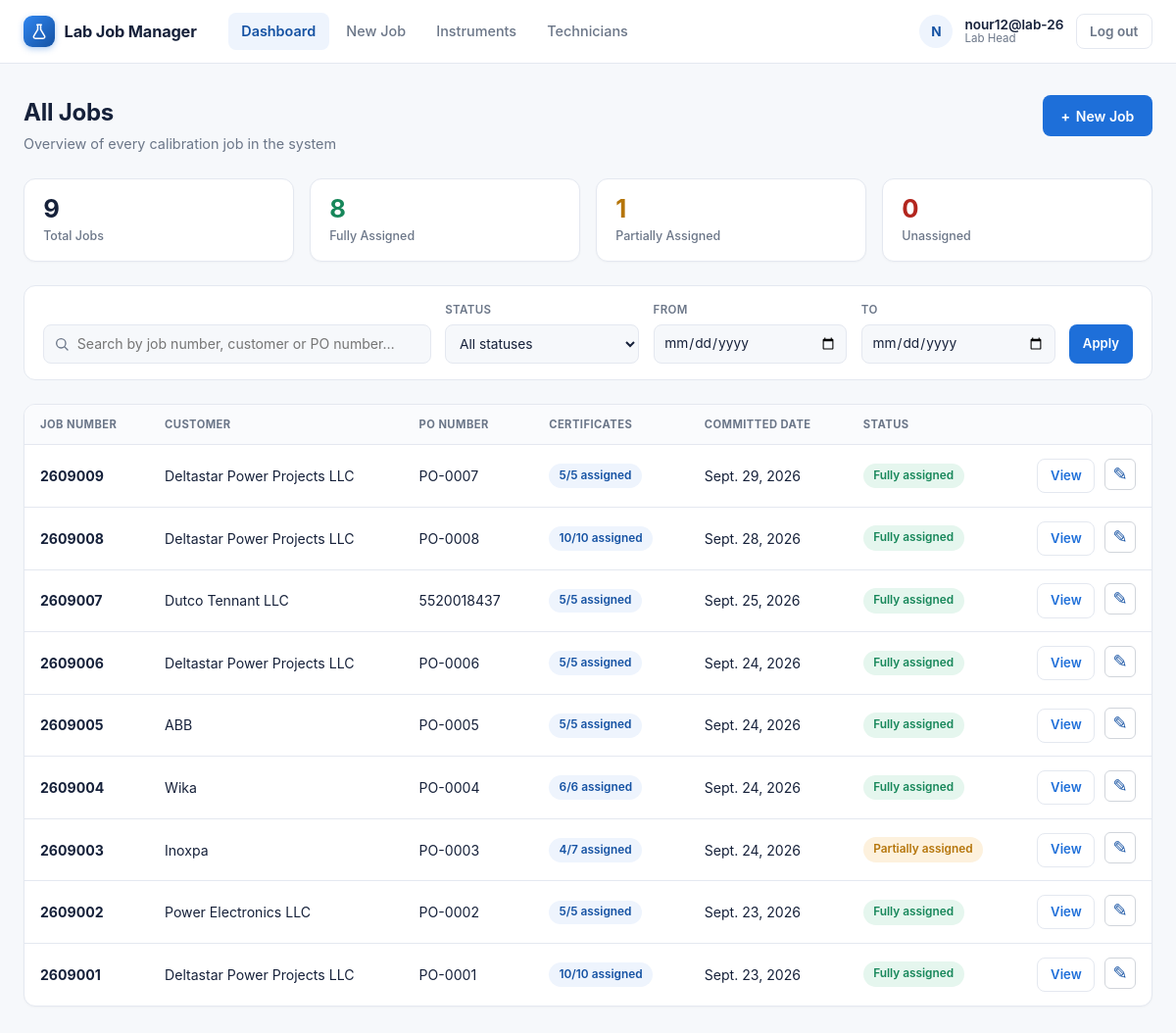
The page / (signed in) on the database as committed earlier.
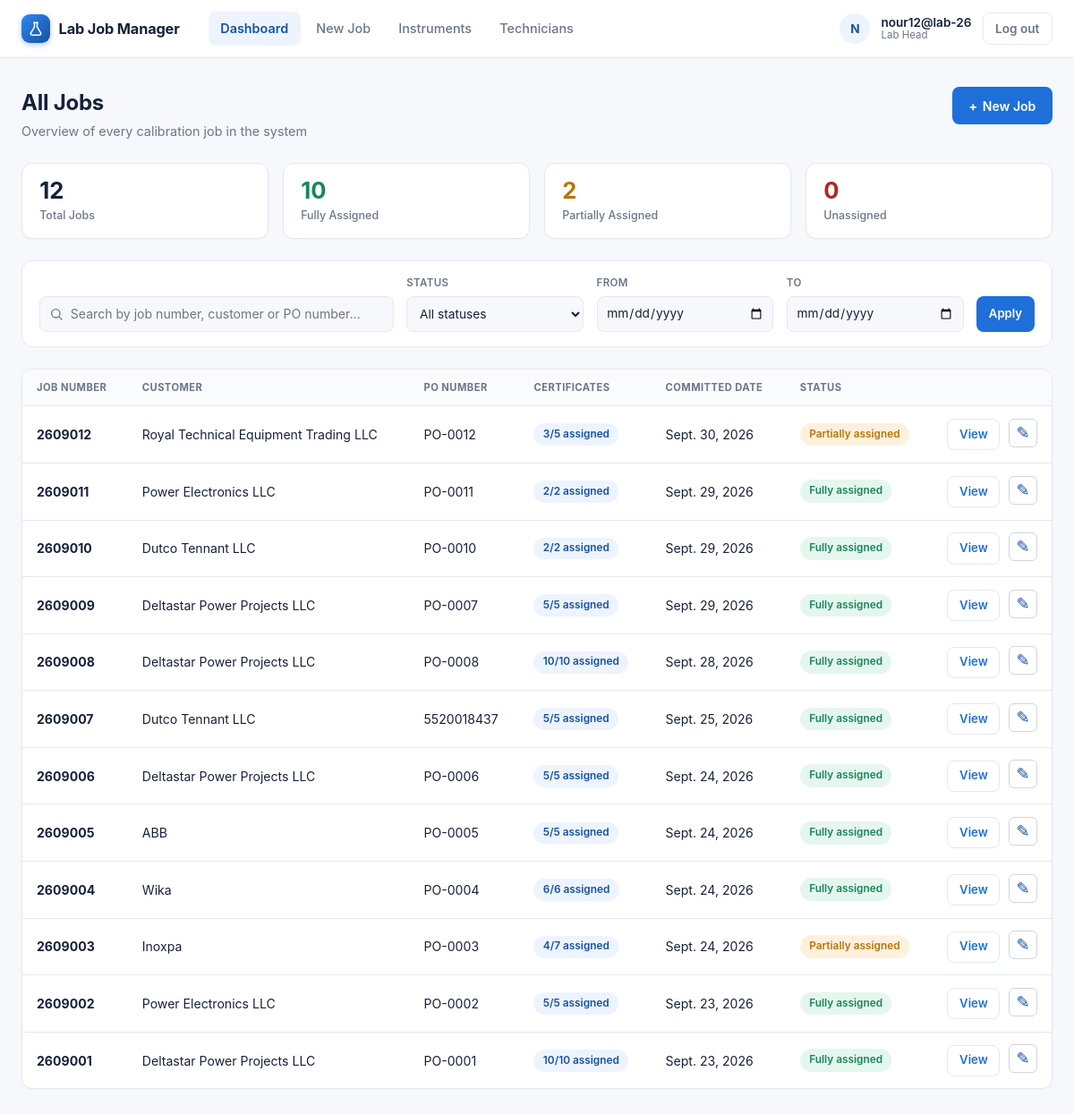
The same page on the database as committed later.
### labmanager/models.py (models this page shows, shortened)
class User(AbstractUser):
    class Role(models.TextChoices):
        LAB_HEAD = "head", "Lab Head"
        TECHNICIAN = "technician", "Lab Technician"
    role = models.CharField(max_length=20, choices=Role.choices, default=Role.LAB_HEAD)
    @property
    def is_lab_head(self):
        return self.role == self.Role.LAB_HEAD

class Job(models.Model):
    job_number = models.CharField(max_length=20, unique=True, editable=False)
    customer_name = models.CharField(max_length=200)
    customer_address = models.TextField(blank=True)
    po_number = models.CharField(max_length=100)
    quantity = models.PositiveIntegerField(help_text="Total number of certificates for this job")
    committed_date = models.DateField(null=True, blank=True)
    created_by = models.ForeignKey(User, on_delete=models.PROTECT, related_name="jobs_created")
    created_at = models.DateTimeField(auto_now_add=True)
    class Meta:
        ordering = ["-created_at"]
    @property
    def certificates_assigned_count(self):
        return sum(li.quantity for li in self.line_items.all())

class JobLineItem(models.Model):
    job = models.ForeignKey(Job, on_delete=models.CASCADE, related_name="line_items")
    instrument = models.ForeignKey(Instrument, on_delete=models.PROTECT, related_name="line_items")
    model = models.CharField(max_length=150, blank=True)
    range_from = models.DecimalField(max_digits=12, decimal_places=2, null=True, blank=True)
    range_to = models.DecimalField(max_digits=12, decimal_places=2, null=True, blank=True)
    unit = models.CharField(max_length=50, blank=True, null=True, choices=UNIT_CHOICES)
    quantity = models.PositiveIntegerField(default=1)
    assigned_to = models.ForeignKey(User, on_delete=models.PROTECT,  related_name="assigned_line_items", limit_choices_to={"role": User.Role.TECHNICIAN},)
    calibration_points = models.PositiveIntegerField(default=1)
    calibration_validity_value = models.PositiveIntegerField(
        null=True,
        blank=True,
        verbose_name="Calibration Validity",
    )
    calibration_validity_unit = models.CharField(
        max_length=10,
        choices=CALIBRATION_VALIDITY_UNIT_CHOICES,
        default="years",
        blank=True,
    )
    reference_procedure = models.CharField(max_length=150, blank=True, choices=REFERENCE_PROCEDURE_CHOICES)

### labmanager/views.py (the view)
# urls.py: path("", views.dashboard, name="dashboard"),
@login_required
def dashboard(request):
    if request.user.is_lab_head:
        jobs = Job.objects.all()
    else:
        jobs = Job.objects.filter(line_items__assigned_to=request.user).distinct()
    search_query = request.GET.get("q", "").strip()
    status_filter = request.GET.get("status", "").strip()
    date_from = request.GET.get("date_from", "").strip()
    date_to = request.GET.get("date_to", "").strip()
    if search_query:
        jobs = jobs.filter(
            Q(job_number__icontains=search_query)
            | Q(customer_name__icontains=search_query)
            | Q(po_number__icontains=search_query)
        )
    if date_from:
        jobs = jobs.filter(committed_date__gte=date_from)
    if date_to:
        jobs = jobs.filter(committed_date__lte=date_to)
    jobs = jobs.distinct()
    jobs_list = list(jobs)
    complete_count = 0
    partial_count = 0
    unassigned_count = 0
    for job in jobs_list:
        assigned = job.certificates_assigned_count
        job.assignment_percent = int(round((assigned / job.quantity) * 100)) if job.quantity else 0
        if assigned <= 0:
            job.assignment_status = "unassigned"
            unassigned_count += 1
        elif assigned < job.quantity:
            job.assignment_status = "partial"
            partial_count += 1
        else:
            job.assignment_status = "complete"
            complete_count += 1
    if status_filter in ("complete", "partial", "unassigned"):
        jobs_list = [j for j in jobs_list if j.assignment_status == status_filter]
    context = {
        "jobs": jobs_list,
        "search_query": search_query,
        "status_filter": status_filter,
        "date_from": date_from,
        "date_to": date_to,
        "total_jobs": len(jobs_list) if not status_filter else (complete_count + partial_count + unassigned_count),
        "complete_count": complete_count,
        "partial_count": partial_count,
        "unassigned_count": unassigned_count,
    }
    return render(request, "labmanager/dashboard.html", context)

### labmanager/templates/labmanager/dashboard.html (shortened to what this page needs)
{% extends "labmanager/base.html" %}
{% block content %}
<div class="dash-page">
    <div class="dash-header">
        <div>
            <h1>{% if user.is_lab_head %}All Jobs{% else %}My Assigned Jobs{% endif %}</h1>
            <p class="dash-sub">
                {% if user.is_lab_head %}
                    Overview of every calibration job in the system
                {% else %}
                    Jobs with instruments currently assigned to you
                {% endif %}
            </p>
        </div>
        {% if user.is_lab_head %}
            <a class="dash-btn dash-btn-primary" href="{% url 'job_create' %}">
                <span class="dash-btn-icon">+</span> New Job
            </a>
        {% endif %}
    </div>
    <div class="dash-stats">
        <div class="dash-stat">
            <span class="dash-stat-value">{{ total_jobs }}</span>
            <span class="dash-stat-label">Total Jobs</span>
        </div>
        <div class="dash-stat">
            <span class="dash-stat-value dash-stat-complete">{{ complete_count }}</span>
            <span class="dash-stat-label">Fully Assigned</span>
        </div>
        <div class="dash-stat">
            <span class="dash-stat-value dash-stat-partial">{{ partial_count }}</span>
            <span class="dash-stat-label">Partially Assigned</span>
        </div>
        <div class="dash-stat">
            <span class="dash-stat-value dash-stat-unassigned">{{ unassigned_count }}</span>
            <span class="dash-stat-label">Unassigned</span>
        </div>
    </div>
    <form method="get" class="dash-toolbar">
        <div class="dash-search">
            <input
                type="text"
                name="q"
                value="{{ search_query }}"
                placeholder="Search by job number, customer or PO number…"
                autocomplete="off"
            >
        </div>
        <div class="dash-filter-group">
            <label class="dash-filter-label" for="dash-status">Status</label>
            <select id="dash-status" name="status">
                <option value="" {% if not status_filter %}selected{% endif %}>All statuses</option>
            </select>
        </div>
        <div class="dash-filter-group">
            <label class="dash-filter-label" for="dash-date-from">From</label>
            <input type="date" id="dash-date-from" name="date_from" value="{{ date_from }}">
        </div>
        <div class="dash-filter-group">
            <label class="dash-filter-label" for="dash-date-to">To</label>
            <input type="date" id="dash-date-to" name="date_to" value="{{ date_to }}">
        </div>
        <div class="dash-filter-actions">
            <button type="submit" class="dash-btn dash-btn-primary dash-btn-small">Apply</button>
        </div>
    </form>
    <div class="dash-card">
        <div class="dash-table-wrap">
            <table class="dash-table">
                <thead>
                    <tr>
                        <th>Job Number</th>
                        <th>Customer</th>
                        <th>PO Number</th>
                        <th>Certificates</th>
                        <th>Committed Date</th>
                        <th>Status</th>
                        <th class="dash-col-action"></th>
                    </tr>
                </thead>
                <tbody>
                    {% for job in jobs %}
                    <tr>
                        <td data-label="Job Number"><span class="dash-job-number">{{ job.job_number }}</span></td>
                        <td data-label="Customer">{{ job.customer_name }}</td>
                        <td data-label="PO Number">{{ job.po_number }}</td>
                        <td><span class="pill">{{ job.certificates_assigned_count }}/{{ job.quantity }} assigned</span></td>
                        <td data-label="Committed Date">{{ job.committed_date|default:"—" }}</td>
                        <td data-label="Status">
                            {% if job.assignment_status == "complete" %}
                                <span class="dash-badge dash-badge-complete">Fully assigned</span>
                            {% elif job.assignment_status == "partial" %}
                                <span class="dash-badge dash-badge-partial">Partially assigned</span>
                            {% else %}
                                <span class="dash-badge dash-badge-unassigned">Unassigned</span>
                            {% endif %}
                        </td>
                        <td data-label="" class="dash-col-action">
                            <a
                                class="dash-btn dash-btn-ghost dash-btn-small"
                                href="{% url 'job_detail' job.pk %}">
                                View
                            </a>
                            {% if user.is_lab_head %}
                                <a
                                    class="dash-edit-icon"
                                    href="{% url 'job_edit' job.pk %}"
                                    title="Edit Job"
                                    aria-label="Edit Job">
                                    ✎
                                </a>
                            {% endif %}
                        </td>
                    </tr>
                    {% endfor %}
                </tbody>
            </table>
        </div>
    </div>
</div>
{% endblock %}

### labmanager/templates/labmanager/base.html (shortened to what this page needs)
{% load static %}
<!DOCTYPE html>
<html lang="en">
<head>
    <link rel="stylesheet" href="{% static 'styles.css' %}">
</head>
<body>
    {% with current=request.resolver_match.url_name %}
    <header class="topbar">
        <div class="topbar-inner">
            <a class="brand" href="{% url 'dashboard' %}">
                <span class="brand-mark">
                    <svg width="18" height="18" viewBox="0 0 24 24" fill="none" xmlns="http://www.w3.org/2000/svg">
                        <path d="M9 3h6M10 3v6.5L4.6 18.6A2 2 0 0 0 6.3 21.5h11.4a2 2 0 0 0 1.7-2.9L14 9.5V3" stroke="currentColor" stroke-width="2" stroke-linecap="round" stroke-linejoin="round"/>
                    </svg>
                </span>
                Lab Job Manager
            </a>
            {% if user.is_authenticated %}
                <div class="nav-menu">
                    <nav class="nav-links">
                        <a class="nav-link {% if current == 'dashboard' %}active{% endif %}" href="{% url 'dashboard' %}">Dashboard</a>
                        {% if user.is_lab_head %}
                            <a class="nav-link {% if current == 'job_create' %}active{% endif %}" href="{% url 'job_create' %}">New Job</a>
                            <a class="nav-link {% if current == 'instrument_list' %}active{% endif %}" href="{% url 'instrument_list' %}">Instruments</a>
                            <a class="nav-link {% if current == 'technician_list' %}active{% endif %}" href="{% url 'technician_list' %}">Technicians</a>
                        {% endif %}
                    </nav>
                    <div class="nav-user">
                        <span class="nav-avatar">{{ user.username|slice:":1" }}</span>
                        <span class="nav-user-meta">
                            <span class="nav-user-name">{{ user.username }}</span>
                            <span class="nav-user-role">{% if user.is_lab_head %}Lab Head{% else %}Lab Technician{% endif %}</span>
                        </span>
                        <form method="post" action="{% url 'logout' %}" style="display: inline;">
                            <button type="submit" class="logout-btn">Log out</button>
                        </form>
                    </div>
                </div>
            {% else %}
                <div class="nav-auth">
                    <a class="nav-link {% if current == 'login' %}active{% endif %}" href="{% url 'login' %}">Log in</a>
                    <a class="nav-link {% if current == 'signup' %}active{% endif %}" href="{% url 'signup' %}">Sign up</a>
                </div>
            {% endif %}
        </div>
    </header>
    {% endwith %}
    <main class="container">
        {% block content %}{% endblock %}
    </main>
</body>
</html>

Rows that differ between the two databases and show on the page:
added Job: job_number "2609012", customer_name "Royal Technical Equipment Trading LLC", po_number "PO-0012", certificates_assigned_count "3", quantity "5", committed_date "Sept. 30, 2026", shows "Partially assigned"
added Job: job_number "2609011", customer_name "Power Electronics LLC", po_number "PO-0011", certificates_assigned_count "2", quantity "2", committed_date "Sept. 29, 2026", shows "Fully assigned"
added Job: job_number "2609010", customer_name "Dutco Tennant LLC", po_number "PO-0010", certificates_assigned_count "2", quantity "2", committed_date "Sept. 29, 2026", shows "Fully assigned"
Other text that changed with them:
{{ total_jobs }}: "9" → "12"
{{ complete_count }}: "8" → "10"
{{ partial_count }}: "1" → "2"
